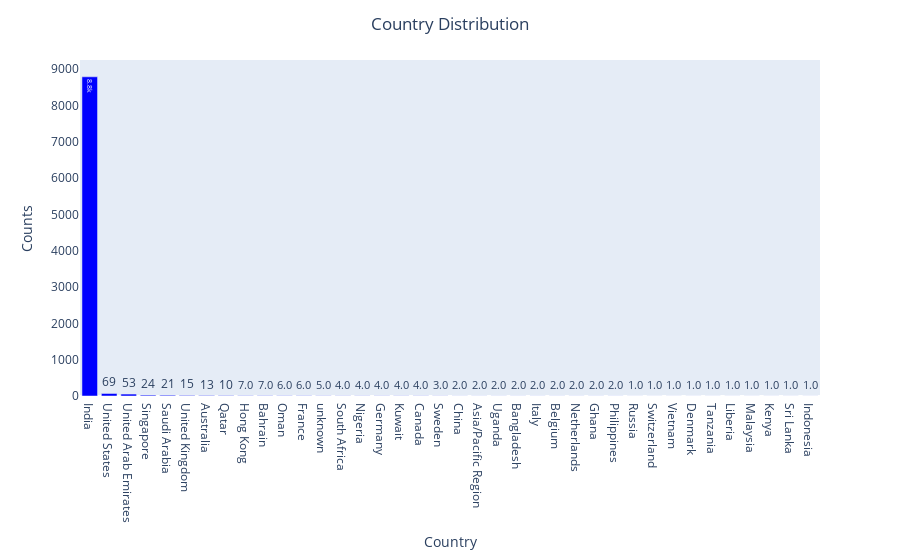

Notebook source saved alongside this figure:
### Code cell
barplot('Country')

### Figure 1 — Plotly figure (JSON) as saved in the notebook; plotly's stock layout.template omitted (floating-point values rounded to 4 significant figures)
{"data": [{"alignmentgroup": "True", "hovertemplate": "x=%{x}<br>y=%{y}<extra></extra>", "legendgroup": "", "marker": {"color": "blue", "pattern": {"shape": ""}}, "name": "", "offsetgroup": "", "orientation": "v", "showlegend": false, "textposition": "auto", "texttemplate": "%{y:.2s}", "type": "bar", "x": ["India", "United States", "United Arab Emirates", "Singapore", "Saudi Arabia", "United Kingdom", "Australia", "Qatar", "Hong Kong", "Bahrain", "Oman", "France", "unknown", "South Africa", "Nigeria", "Germany", "Kuwait", "Canada", "Sweden", "China", "Asia/Pacific Region", "Uganda", "Bangladesh", "Italy", "Belgium", "Netherlands", "Ghana", "Philippines", "Russia", "Switzerland", "Vietnam", "Denmark", "Tanzania", "Liberia", "Malaysia", "Kenya", "Sri Lanka", "Indonesia"], "xaxis": "x", "y": [8787, 69, 53, 24, 21, 15, 13, 10, 7, 7, 6, 6, 5, 4, 4, 4, 4, 4, 3, 2, 2, 2, 2, 2, 2, 2, 2, 2, 1, 1, 1, 1, 1, 1, 1, 1, 1, 1], "yaxis": "y"}], "layout": {"barmode": "relative", "legend": {"tracegroupgap": 0}, "margin": {"t": 60}, "showlegend": false, "title": {"text": "Country Distribution", "x": 0.5}, "xaxis": {"anchor": "y", "domain": [0, 1], "showgrid": false, "title": {"text": "Country"}}, "yaxis": {"anchor": "x", "domain": [0, 1], "showgrid": false, "title": {"text": "Counts"}}}}
